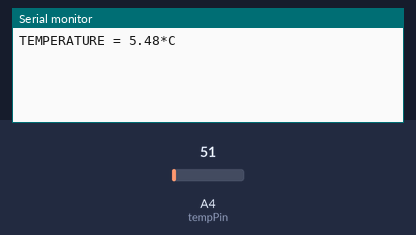
A sketch run on a simulated Arduino Uno, built with avr-gcc and run on an emulated ATmega328P. On the bench: the last lines printed to the serial monitor. The inputs (shaded band) are chosen by the test bench; at power-on: A4 (tempPin) = 51.

Above: at 1.2 s.
1.3 s: A4 (tempPin) set to 61
At 2.7 s:
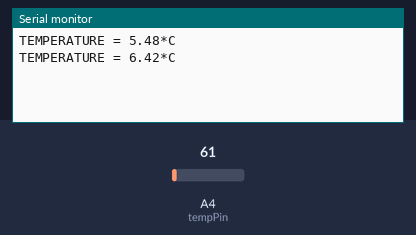
2.8 s: A4 (tempPin) set to 71
At 4.1 s:
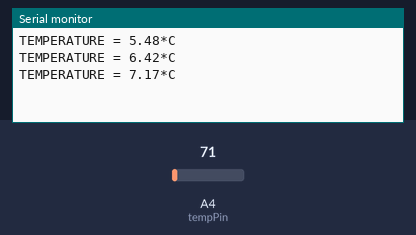
Timing chart, 0 to 5.8 s (numbered marks = the images above; inputs shaded):
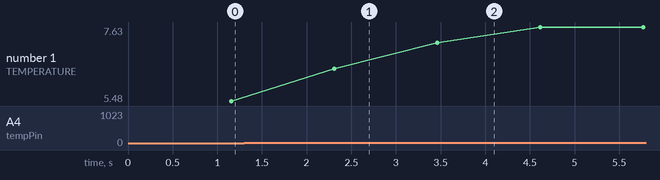

The sketch:

s2_Temp_detection.ino
```cpp
int tempPin=18;
double temp;
double tempSum;

void setup() {
  analogReference(1.1);
  Serial.begin(9600);
}

void loop() {
  tempSum=0.0;
  for(int i=0;i<1000;i++)
  {
    temp=analogRead(tempPin)/9.31;
    tempSum+=temp;
    delay(1);
  }
  Serial.print("TEMPERATURE = ");
  Serial.print(tempSum/1000); // display temperature value
  Serial.print("*C");
  Serial.println();
}
```

Measured:
- after the input at 1.3 s, the serial monitor: prints a new line after 1.0 s (image 1)
- after the input at 2.8 s, the serial monitor: prints a new line after 0.66 s (image 2)
- plotted number 1: 5.48 → 6.42 after the input at 1.3 s, 6.42 → 7.63 after the input at 2.8 s
